Frame 1 (no input): blank canvas, image omitted
Frame 60 (the mouse pressed at the canvas centre just before this capture): blank canvas, image omitted
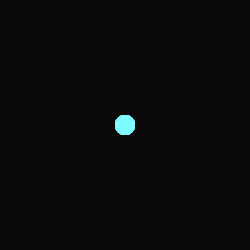
Frame 120 (the mouse held since frame 60 and released just before this capture)

The Processing sketch whose frames 1 and 60 were blank and that drew this single picture after the mouse press (run headless with seeded random() and noise(); from frame 60 on, the mouse is pressed at the canvas centre):

// Processing sketch: processing_185843
// ── processing_185843.pde

int counter;

void setup() {  //setup function called initially, only once
  size(250, 250);
  background(10);  //set background white
  counter = 25;
}

void draw() {  //draw function loops 
  counter++;
  noStroke();
  fill(random(200),250,300);
  
  if(mousePressed == true) { //add some interaction
    ellipse(mouseX, mouseY, 20, 20);
  }
}
